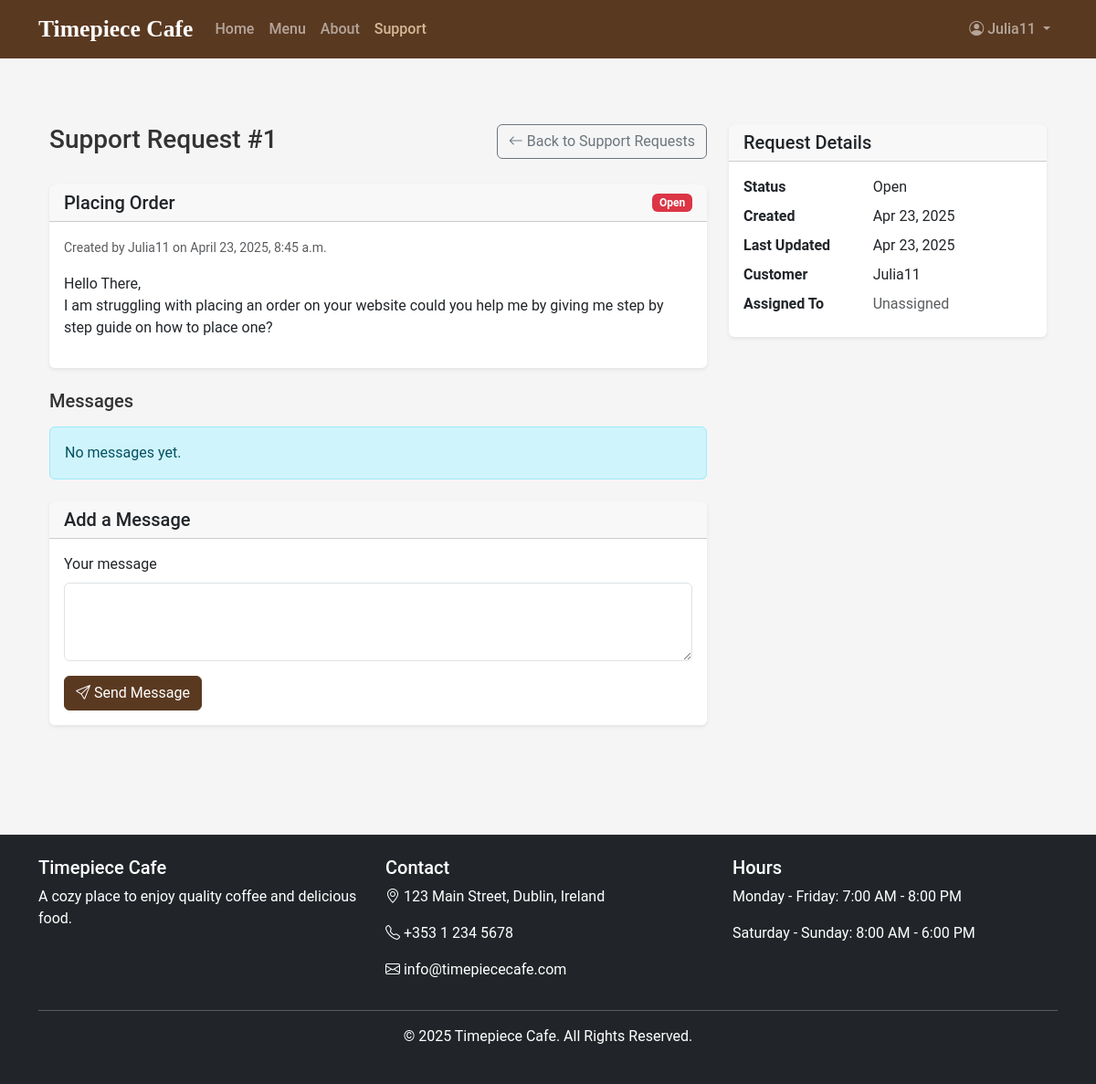
/support/1/ (signed in), run on the app's committed database.
### cafe/models.py (models this page shows, shortened)
class SupportRequest(models.Model):
    STATUS_CHOICES = [
        ('OPEN', 'Open'),  # New request awaiting staff attention
        ('IN_PROGRESS', 'In Progress'),  # Staff working on resolution
        ('RESOLVED', 'Resolved'),  # Issue addressed by staff
        ('CLOSED', 'Closed'),  # Final state after customer confirmation
    ]
    customer = models.ForeignKey(User, on_delete=models.CASCADE, related_name='support_requests')  # Customer with issue
    subject = models.CharField(max_length=200)  # Brief description of problem
    description = models.TextField()  # Detailed explanation of issue
    status = models.CharField(max_length=20, choices=STATUS_CHOICES, default='OPEN')  # Request status
    created_at = models.DateTimeField(auto_now_add=True)  # When request was submitted
    updated_at = models.DateTimeField(auto_now=True)  # Last activity timestamp
    resolved_at = models.DateTimeField(null=True, blank=True)  # When marked as resolved
    assigned_to = models.ForeignKey(User, on_delete=models.SET_NULL, null=True, blank=True, related_name='assigned_support_requests')  # Staff member handling case

### cafe/views.py (the view, shortened to what this page needs)
# urls.py: path('support/<int:request_id>/', views.support_request_detail, name='support_request_detail'),  # View specific ticket
@login_required
def support_request_detail(request, request_id):
    support_request = get_object_or_404(SupportRequest, id=request_id)
    if not request.user.is_staff and request.user != support_request.customer:
        messages.error(request, "You don't have permission to view this support request.")
        return redirect('cafe:support_request_list')
    support_messages = support_request.messages.all().order_by('created_at')
    context = {
        'support_request': support_request,
        'support_messages': support_messages
    }
    return render(request, 'cafe/support_request_detail.html', context)

### templates/cafe/support_request_detail.html (shortened to what this page needs)
{% extends 'base.html' %}
{% load static %}
{% block content %}
<div class="container my-5">
    <div class="row">
        <div class="col-lg-8">
            <div class="d-flex justify-content-between align-items-start mb-4">
                <h1 class="h3">Support Request #{{ support_request.id }}</h1>
                <a href="{% url 'cafe:support_request_list' %}" class="btn btn-outline-secondary">
                    <i class="bi bi-arrow-left"></i> Back to Support Requests
                </a>
            </div>
            <div class="card mb-4 shadow-sm">
                <div class="card-header d-flex justify-content-between align-items-center">
                    <h5 class="mb-0">{{ support_request.subject }}</h5>
                    <span class="badge
                        {% if support_request.status == 'OPEN' %}bg-danger
                        {% elif support_request.status == 'IN_PROGRESS' %}bg-warning text-dark
                        {% elif support_request.status == 'RESOLVED' %}bg-success
                        {% else %}bg-secondary{% endif %}">
                        {{ support_request.get_status_display }}
                    </span>
                </div>
                <div class="card-body">
                    <div class="mb-3">
                        <small class="text-muted">Created by {{ support_request.customer.username }} on {{ support_request.created_at|date:"F j, Y, g:i a" }}</small>
                    </div>
                    <div class="mb-3">
                        {{ support_request.description|linebreaks }}
                    </div>
                </div>
            </div>
            <h3 class="h5 mb-3">Messages</h3>
            {% if support_messages %}
                <div class="messages">
                    {% for message in support_messages %}
                        <div class="card mb-3 {% if message.sender == request.user %}border-primary{% endif %}">
                            <div class="card-header bg-light">
                                <strong>{{ message.sender.username }}</strong>
                                <small class="text-muted float-end">{{ message.created_at|date:"F j, Y, g:i a" }}</small>
                            </div>
                            <div class="card-body">
                                {{ message.message|linebreaks }}
                            </div>
                        </div>
                    {% endfor %}
                </div>
            {% else %}
                <div class="alert alert-info">No messages yet.</div>
            {% endif %}
            {% if support_request.status != 'CLOSED' %}
                <div class="card mt-4 shadow-sm">
                    <div class="card-header">
                        <h5 class="mb-0">Add a Message</h5>
                    </div>
                    <div class="card-body">
                        <form method="post" action="{% url 'cafe:support_request_detail' request_id=support_request.id %}">
                            <div class="mb-3">
                                <label for="message" class="form-label">Your message</label>
                                <textarea class="form-control" id="message" name="message" rows="3" required></textarea>
                            </div>
                            <button type="submit" class="btn btn-primary">
                                <i class="bi bi-send"></i> Send Message
                            </button>
                        </form>
                    </div>
                </div>
            {% endif %}
        </div>
        <div class="col-lg-4">
            <div class="card shadow-sm">
                <div class="card-header">
                    <h5 class="mb-0">Request Details</h5>
                </div>
                <div class="card-body">
                    <dl class="row mb-0">
                        <dt class="col-sm-5">Status</dt>
                        <dd class="col-sm-7">{{ support_request.get_status_display }}</dd>
                        <dt class="col-sm-5">Created</dt>
                        <dd class="col-sm-7">{{ support_request.created_at|date:"M d, Y" }}</dd>
                        <dt class="col-sm-5">Last Updated</dt>
                        <dd class="col-sm-7">{{ support_request.updated_at|date:"M d, Y" }}</dd>
                        <dt class="col-sm-5">Customer</dt>
                        <dd class="col-sm-7">{{ support_request.customer.username }}</dd>
                        <dt class="col-sm-5">Assigned To</dt>
                        <dd class="col-sm-7">
                            {% if support_request.assigned_to %}
                                {{ support_request.assigned_to.username }}
                            {% else %}
                                <span class="text-muted">Unassigned</span>
                            {% endif %}
                        </dd>
                    </dl>
                </div>
            </div>
        </div>
    </div>
</div>
{% endblock %}

### templates/base.html (shortened to what this page needs)
<!DOCTYPE html>
<html lang="en">
  <head>
    <link
      href="https://cdn.jsdelivr.net/npm/bootstrap@5.3.0/dist/css/bootstrap.min.css"
      rel="stylesheet"
    />
    <link
      rel="stylesheet"
      href="https://cdn.jsdelivr.net/npm/bootstrap-icons@1.10.0/font/bootstrap-icons.css"
    />
    {% load static %}
    <link rel="stylesheet" href="{% static 'css/style.css' %}" />
  </head>
  <body>
    <header>
      <nav class="navbar navbar-expand-lg navbar-dark bg-dark">
        <div class="container">
          <a class="navbar-brand" href="{% url 'cafe:home' %}"
            >Timepiece Cafe</a
          >
          <div class="collapse navbar-collapse" id="navbarNav">
            <ul class="navbar-nav me-auto">
              <li class="nav-item">
                <a
                  class="nav-link {% if request.path == '/' %}active{% endif %}"
                  href="{% url 'cafe:home' %}"
                  >Home</a
                >
              </li>
              <li class="nav-item">
                <a
                  class="nav-link {% if 'menu' in request.path %}active{% endif %}"
                  href="{% url 'cafe:menu' %}"
                  >Menu</a
                >
              </li>
              <li class="nav-item">
                <a
                  class="nav-link {% if 'about' in request.path %}active{% endif %}"
                  href="{% url 'cafe:about' %}"
                  >About</a
                >
              </li>
              <li class="nav-item">
                <a
                  class="nav-link {% if 'support' in request.path %}active{% endif %}"
                  href="{% url 'cafe:support_request_list' %}"
                  >Support</a
                >
              </li>
            </ul>
            <ul class="navbar-nav">
              {% if user.is_authenticated %}
              <li class="nav-item dropdown">
                <a
                  class="nav-link dropdown-toggle"
                  href="#"
                  id="navbarDropdown"
                  role="button"
                  data-bs-toggle="dropdown"
                  aria-expanded="false"
                >
                  <i class="bi bi-person-circle"></i> {{ user.username }}
                </a>
              </li>
              {% endif %}
            </ul>
          </div>
        </div>
      </nav>
    </header>
    <main class="container py-4">
       {% block content %}{% endblock %}
    </main>
    <footer class="bg-dark text-white py-4 mt-5">
      <div class="container">
        <div class="row">
          <div class="col-md-4">
            <h5>Timepiece Cafe</h5>
            <p>A cozy place to enjoy quality coffee and delicious food.</p>
          </div>
          <div class="col-md-4">
            <h5>Contact</h5>
            <address>
              <p>
                <i class="bi bi-geo-alt"></i> 123 Main Street, Dublin, Ireland
              </p>
              <p><i class="bi bi-telephone"></i> +353 1 234 5678</p>
              <p><i class="bi bi-envelope"></i> info@timepiececafe.com</p>
            </address>
          </div>
          <div class="col-md-4">
            <h5>Hours</h5>
            <p>Monday - Friday: 7:00 AM - 8:00 PM</p>
            <p>Saturday - Sunday: 8:00 AM - 6:00 PM</p>
          </div>
        </div>
        <hr />
        <div class="text-center">
          <p>&copy; {% now "Y" %} Timepiece Cafe. All Rights Reserved.</p>
        </div>
      </div>
    </footer>
  </body>
</html>

### static/css/style.css (style rules this page uses)
:root { --primary-color: #5a3921; --secondary-color: #d4b996; --accent-color: #e09f3e; --light-color: #f8f9fa; --dark-color: #343a40; }
body { font-family: "Roboto", sans-serif; background-color: #f5f5f5; color: #333; }
.navbar-dark { background-color: var(--primary-color) !important; }
.navbar-brand { font-family: "Playfair Display", serif; font-weight: bold; font-size: 1.6rem; }
.nav-link { font-weight: 500; }
.nav-link.active { color: var(--secondary-color) !important; }
footer { background-color: var(--primary-color) !important; }
.card { border: none; box-shadow: 0 4px 8px rgba(0, 0, 0, 0.1); transition: transform 0.3s ease; }
.btn-primary { background-color: var(--primary-color); border-color: var(--primary-color); }

### data on the page
SupportRequest: id "1", subject "Placing Order", status "Open", customer.username "Julia11", created_at "April 23, 2025, 8:45 a.m.", description "Hello There, I am struggling with placing an order on your website could you help me by giving me step by step guide on how to place one?", created_at "Apr 23, 2025", updated_at "Apr 23, 2025"

### other printed values
{{ user.username }} "Julia11"
